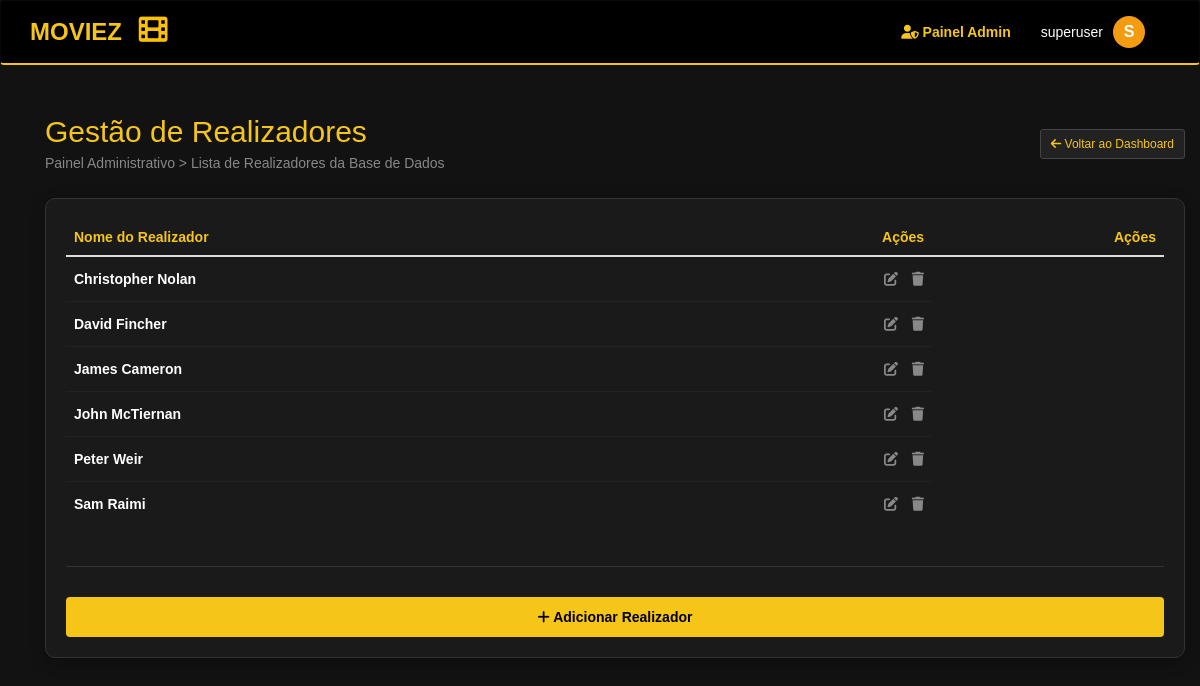
Page /dashboard/realizadores/ (signed in) on the committed database.
### app/models.py (models this page shows, shortened)
class Realizador(models.Model):
    nome = models.CharField(max_length=70)

### app/views.py (the view)
# urls.py: path('dashboard/realizadores/', views.admin_realizadores, name='admin_realizadores'),
@user_passes_test(lambda u: u.is_superuser)
def admin_realizadores(request):
    realizadores = Realizador.objects.all().order_by('nome')
    return render(request, 'relAdmin/admin_realizadores.html', {'itens': realizadores})

### app/templates/relAdmin/admin_realizadores.html
{% extends "relAdmin/admin_base_gestao.html" %}
{% block titulo_pagina %}Realizadores{% endblock %}
{% block sub_titulo %}Lista de Realizadores da Base de Dados{% endblock %}
{% block cabecalhos_tabela %}
    <th>Nome do Realizador</th>
    <th style="text-align: right;">Ações</th>
{% endblock %}
{% block linhas_tabela %}
    {% for realizador in itens %}
    <tr>
        <td><strong>{{ realizador.nome }}</strong></td>
        <td style="text-align: right;">
            <a href="{% url 'editar_item_admin' 'realizador' realizador.id %}" class="btn-acao">
                <i class="fas fa-edit"></i>
            </a>
            <a href="{% url 'apagar_item_admin' 'realizador' realizador.id %}"
               class="btn-acao btn-delete"
               onclick="return confirm('Tem a certeza que deseja apagar o realizador {{ realizador.nome }}?');">
                <i class="fas fa-trash"></i>
            </a>
        </td>
    </tr>
    {% endfor %}
{% endblock %}
{% block botao_adicionar %}
    <a href="/admin/app/realizador/add/" class="btn btn-warning" style="font-weight: bold;">
        <i class="fas fa-plus"></i> Adicionar Realizador
    </a>
{% endblock %}

### app/templates/layout.html (shortened to what this page needs)
{% load static %}
<!DOCTYPE html>
<html lang="pt">
<head>
    <link rel="stylesheet" href="https://maxcdn.bootstrapcdn.com/bootstrap/3.4.1/css/bootstrap.min.css">
    <link rel="stylesheet" href="{% static 'content/style.css' %}">
    <link rel="stylesheet" href="https://cdnjs.cloudflare.com/ajax/libs/font-awesome/6.0.0/css/all.min.css">
</head>
<body>
    <nav class="navbar navbar-inverse">
        <div class="container">
            <div class="navbar-header">
                <a class="navbar-brand" href="{% url 'lista_filmes' %}">MOVIEZ
                <i class="fas fa-film icone-rolo-animado"></i></a>
            </div>
            <div class="collapse navbar-collapse" id="myNavbar">
                <ul class="nav navbar-nav navbar-right" style="display: flex; align-items: center; margin: 0;">
                    {% if user.is_authenticated %}
                        {% if request.resolver_match.url_name == 'dashboard_admin' %}
                            <li class="dropdown" style="list-style: none;">
                                <a class="dropdown-toggle" data-toggle="dropdown" href="#" style="color: white; padding: 15px 10px;">
                                    <span style="color: #f5c518; font-weight: bold; margin-right: 5px;">ADMIN:</span> {{ user.username }}
                                    <span class="caret"></span>
                                </a>
                                <ul class="dropdown-menu">
                                    <li>
                                        <form action="{% url 'logout' %}" method="post" style="margin: 0;">
                                            {% csrf_token %}
                                            <button type="submit" style="width: 100%; text-align: left; padding: 10px 20px; border: none; background: none; color: #d9534f;">
                                                <i class="fas fa-door-open"></i> Sair da Sessão
                                            </button>
                                        </form>
                                    </li>
                                </ul>
                            </li>
                        {% else %}
                            {% if not user.is_superuser %}
                                <li style="list-style: none;">
                                    <a href="{% url 'meus_favoritos' %}" style="color: #f39c12; padding: 15px 15px; display: flex; align-items: center;">
                                        <i class="fa-solid fa-heart" style="margin-right: 5px;"></i> Favoritos
                                    </a>
                                </li>
                            {% elif user.is_superuser %}
                                <li>
                                    <a href="{% url 'dashboard_admin' %}" style="padding: 15px 20px; color: #f5c518; font-weight: bold;">
                                        <i class="fas fa-user-shield"></i> Painel Admin
                                    </a>
                                </li>
                            {% endif %}
                            <li class="dropdown" style="list-style: none;">
                                <a class="dropdown-toggle" data-toggle="dropdown" href="#"
                                   style="display: flex; align-items: center; background: transparent !important; color: white; padding: 15px 10px; text-decoration: none;">
                                    <span style="margin-right: 10px;">{{ user.username }}</span>
                                    <span class="avatar-circle" style="margin: 0;">{{ user.username.0|upper }}</span>
                                </a>
                            </li>
                        {% endif %}
                    {% else %}
                        <li><a href="{% url 'login' %}" class="btn btn-warning btn-sm btn-entrar-nav" style="margin-top: 10px;">Entrar</a></li>
                    {% endif %}
                </ul>
            </div>
        </div>
    </nav>
    <div class="container">
        {% block content %}
        {% endblock %}
    </div>
</body>
</html>

### app/static/content/style.css (style rules this page uses)
body { background-color: #121212; color: #ffffff; font-family: Arial, sans-serif; }
.navbar-inverse { background-color: #000000; border-bottom: 2px solid #f5c518; }
.navbar-brand { color: #f5c518 !important; font-size: 24px; font-weight: bold; }
.btn-warning { background-color: #f5c518; color: #000; font-weight: bold; border: none; padding: 10px; width: 100%; margin-top: 10px; cursor: pointer; }
.icone-rolo-animado { color: #ffc107; font-size: 1.2em; margin-left: 10px; display: inline-block; }
.avatar-circle { background-color: #f39c12; color: white; width: 32px; height: 32px; border-radius: 50%; display: inline-flex; align-items: center; justify-content: center; font-weight: bold; font-size: 16px; margin-left: 8px; }
.table > tbody > tr > td { border-top: 1px solid #222; vertical-align: middle; padding: 12px 8px; }
.btn-acao { color: #888; margin-left: 10px; transition: 0.3s; }

### rows in the picture
Realizador: nome "Christopher Nolan"
Realizador: nome "David Fincher"
Realizador: nome "James Cameron"
Realizador: nome "John McTiernan"
Realizador: nome "Peter Weir"
Realizador: nome "Sam Raimi"

### other values in the picture
{{ user.username }} "superuser"
{{ user.username.0|upper }} "S"
